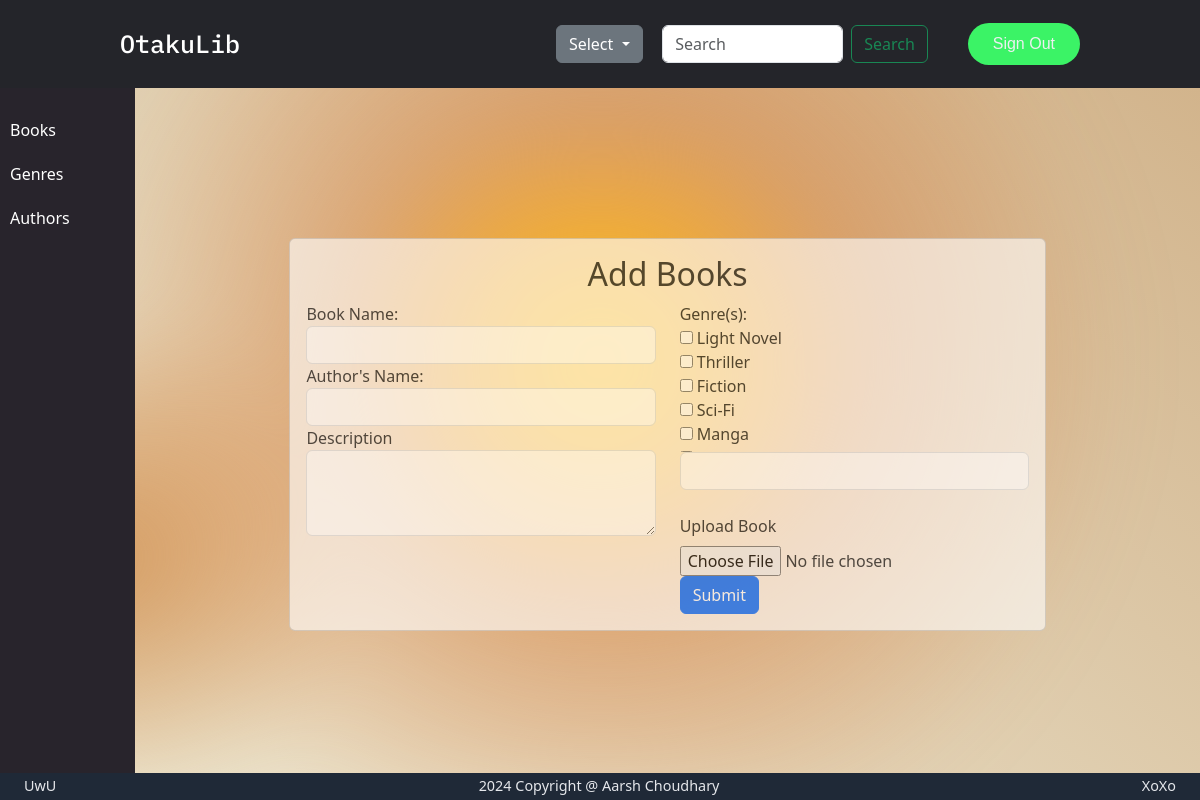
The page /addBooks (signed in) on the database its author committed.
### models.py (models this page shows)
class Genre(db.Model):
    __tablename__="genre"
    id = db.Column(db.Integer(), primary_key=True)
    name = db.Column(db.String(255), unique=True, nullable=False)

### app.py (the view, shortened to what this page needs)
@app.route('/addBooks', methods=['GET', 'POST'])
@login_required
@is_user("librarian")
def addBooks():
    if request.method == "GET":
        genres = [genre.name for genre in Genre.query.with_entities(Genre.name).all()]
        return render_template("addBooks.html", genres=genres)

### utility.py (called while the page is built)
def login_required(f):
    @wraps(f)
    def wrapper(*args,**kwargs):
        if "userID" in session:
            return f(*args,**kwargs)
        else:
            return redirect(url_for('home'))
    return wrapper

def is_user(expectedType):
    def decorator(f):
        @wraps(f)
        def wrapper(*args,**kwargs):
            if "userID" in session:
                if session["user_type"] == expectedType:
                    return f(*args,**kwargs)
            return redirect(url_for('home'))
        return wrapper
    return decorator

### templates/addBooks.html (shortened to what this page needs)
{% extends "librarian_dashboard.html" %}
{% block libhead %}
<link href="../static/styles/addbooks.css" rel="stylesheet">
<link href="../static/styles/dashboard.css" rel="stylesheet">
{% endblock %}
{% block libbody %}
<div class="container mt-2" style="width:75%">
    <div class="card custom-width-form animated-form" style="background-color: rgba(255, 255, 255, 0.8);">
        <div class="card-body">
            <h2 style="text-align:center">Add Books</h2>
            <form action="{{url_for('addBooks')}}" method="post" enctype="multipart/form-data">
                <div class="row">
                    <div class="col-md-6">
                        <div class="form-group text-header">
                            <div class="pads">
                                <label for="bookName">Book Name:</label>
                                <input type="text" class="form-control" id="bookName" name="bookName" >
                            </div>
                        </div>
                        <div class="form-group">
                            <label for="authorName">Author's Name:</label>
                            <input type="text" class="form-control" id="authorName" name="authorName" >
                        </div>
                        <div class="form-group">
                            <label for="exampleFormControlTextarea1">Description</label>
                            <textarea class="form-control" name="description" id="exampleFormControlTextarea1" rows="3">{{desc}}</textarea>
                        </div>
                    </div>
                    <div class="col-md-6">
                        <div class="form-group" style="height: 150px; overflow-y: auto;">
                            <label>Genre(s):</label>
                            {% for genre in genres %}
                                <div class="custom-control custom-switch">
                                    <input type="checkbox" class="custom-control-input" id="fictionSwitch" name="genre-switch" value="{{genre}}">
                                    <label class="custom-control-label" for="genre-switch">{{genre}}</label>
                                </div>
                            {% endfor %}
                        </div>
                        <input type="text" class="form-control" id="selectedGenres" readonly name="selectedGenres">
                        <br>
                        <label for="file-upload" class="form-label">Upload Book</label>
                        <input type="file" id="file-upload" name="file" accept=".pdf">
                        <br>
                        <button type="submit" class="btn btn-primary">Submit</button>
                    </div>
                </div>
            </form>
        </div>
    </div>
</div>
{% endblock %}

### static/styles/addbooks.css (style rules this page uses)
.animated-form { transition: all 0.3s ease-out; opacity:0.75 }

### static/styles/bubbles.css (style rules this page uses)
:root { --color-bg1: rgb(239, 235, 215); --color-bg2: rgb(210, 180, 140); --color1: 255, 228, 181; --color2: 218, 165, 32; --color3: 205, 133, 63; --color4: 244, 164, 96; --color5: 210, 105, 30; --color-interactive: 255, 215, 0; --circle-size: 80%; --blending: hard-light; }

### static/styles/mainstyle.css (style rules this page uses)
* { box-sizing: border-box; margin: 0; padding: 0; }

### rows shown on the page
Genre: name "Light Novel"
Genre: name "Thriller"
Genre: name "Fiction"
Genre: name "Sci-Fi"
Genre: name "Manga"
